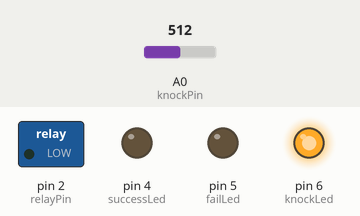
Bench run of a sketch on a simulated Arduino Uno, built with avr-gcc and run on an emulated ATmega328P. On the bench: switched loads named in the sketch (green lamp = pin HIGH), output pins drawn as LEDs (lit = HIGH). Dashed ring = blinking. Inputs (shaded band) come from the test bench; at power-on: A0 (knockPin) = 512.

Above: at 1.2 s.
1.3 s: A0 (knockPin) set to 22
4.3 s: A0 (knockPin) set to 18
At 6.5 s:
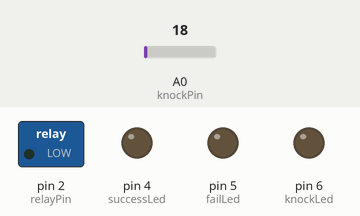
7.3 s: A0 (knockPin) set to 122
At 7.45 s:
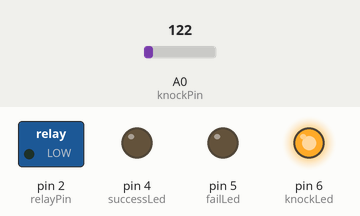
10.3 s: A0 (knockPin) set to 10
At 11.1 s:
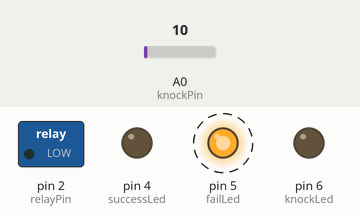
Timing chart, 0 to 13.3 s (numbered marks = the images above; inputs shaded):
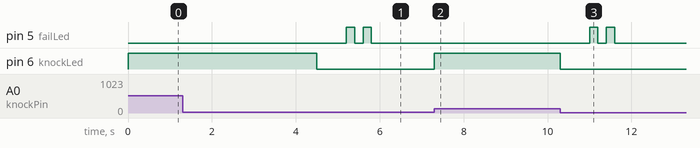

Measured:
- the behaviour switches between 21 and 20 on A0 (knockPin) (found by bisection; images 0 and 1)
- after the input at 4.3 s, pin 5 (failLed): alternates HIGH for 0.20 s and LOW for 0.20 s, 4 changes in all, then stays LOW, starting after 0.90 s; pin 6 (knockLed): HIGH → LOW after 0.20 s
- after the input at 7.3 s, pin 6 (knockLed): LOW → HIGH at once
- after the input at 10.3 s, pin 5 (failLed): alternates HIGH for 0.20 s and LOW for 0.20 s, 4 changes in all, then stays LOW, starting after 0.70 s; pin 6 (knockLed): HIGH → LOW at once

The sketch:

knock_knock_box.ino
```cpp
int knockPin = A0;
int knockLed = 6;
int failLed = 5;
int successLed = 4;
int relayPin = 2;
int flashTime = 200; //LED Flash time
int knockVal = 0;
int knockThreshold = 20;
int relayTime = 250; // keep LOW or electronic lock will burn out!

int numberOfKnocks = 2; //how many consecutive knocks
int waitTime = 700; //ms to wait until knock fails. (add to min Time);
int minTime = 300; //minimum time to wait between knocks;
bool knockStart = false; // have knocks started;
int knockCount = 0; //no. knocks registered
int lastKnock; //time of last knock
int currentTime;
bool debugOn = false;

void setup() {
  // put your setup code here, to run once:
  pinMode(knockPin,INPUT);
  pinMode(knockLed,OUTPUT);
  pinMode(failLed,OUTPUT);
  pinMode(successLed,OUTPUT);
  pinMode(relayPin,OUTPUT);
  if (debugOn)
  {
       Serial.begin(9600);
  }

}

void loop() {

  knockVal = analogRead(knockPin);
  if (debugOn)
  {
      Serial.println(knockVal);
  }

  if (knockVal > knockThreshold)
  {
    if (debugOn)
    {
      Serial.print("KnockVal: ");
      Serial.println(knockVal);
     // delay(2000);
    }
    digitalWrite(knockLed,HIGH);
    delay(minTime);
    if (!knockStart) //first knock
    {
      knockStart = true;
      lastKnock = millis();
      knockCount = 1;
    }
    else
    {
       knockCount++;
       lastKnock = millis();
    }
    if (debugOn)
    {
      Serial.println(lastKnock);
    }
  }
  digitalWrite(knockLed,LOW);

  if (knockStart){
    currentTime = millis();
    if (currentTime - lastKnock > waitTime)
    {
      if (knockCount == numberOfKnocks)
      {
      //Unlock!!
      knockStart = false; // reset knock counter
      knockCount = 0;
      blink(successLed,2);
      openDoor();
      }
      else
      {
        knockStart = false; // reset knock counter
        knockCount = 0;
        blink(failLed,2);
      }
    }
  }
}


int blink(int led,int blinks){

  for (int i=1;i <= blinks; i++)
  {
    digitalWrite(led,HIGH);
    delay(flashTime);
    digitalWrite(led,LOW);
    delay(flashTime);
  }
}
int openDoor()
{
  digitalWrite(relayPin,HIGH);
  delay(relayTime);
  digitalWrite(relayPin,LOW);
}
```
